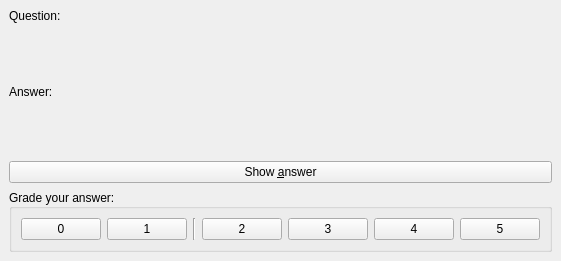
<?xml version="1.0" encoding="UTF-8"?>
<ui version="4.0">
 <class>ReviewWdgt</class>
 <widget class="QWidget" name="ReviewWdgt">
  <property name="geometry">
   <rect>
    <x>0</x>
    <y>0</y>
    <width>529</width>
    <height>259</height>
   </rect>
  </property>
  <property name="windowTitle">
   <string/>
  </property>
  <layout class="QVBoxLayout" name="verticalLayout_5">
   <property name="leftMargin">
    <number>0</number>
   </property>
   <property name="topMargin">
    <number>0</number>
   </property>
   <property name="rightMargin">
    <number>0</number>
   </property>
   <property name="bottomMargin">
    <number>0</number>
   </property>
   <item>
    <layout class="QVBoxLayout" name="vertical_layout">
     <property name="leftMargin">
      <number>9</number>
     </property>
     <property name="topMargin">
      <number>9</number>
     </property>
     <property name="rightMargin">
      <number>9</number>
     </property>
     <property name="bottomMargin">
      <number>9</number>
     </property>
     <item>
      <layout class="QVBoxLayout" name="question_box">
       <item>
        <widget class="QLabel" name="question_label">
         <property name="text">
          <string>Question:</string>
         </property>
        </widget>
       </item>
       <item>
        <widget class="QWebEngineView2" name="question" native="true">
         <property name="sizePolicy">
          <sizepolicy hsizetype="Expanding" vsizetype="Expanding">
           <horstretch>0</horstretch>
           <verstretch>0</verstretch>
          </sizepolicy>
         </property>
         <property name="minimumSize">
          <size>
           <width>295</width>
           <height>50</height>
          </size>
         </property>
         <property name="focusPolicy">
          <enum>Qt::StrongFocus</enum>
         </property>
         <property name="acceptDrops">
          <bool>false</bool>
         </property>
         <property name="url" stdset="0">
          <url>
           <string>about:blank</string>
          </url>
         </property>
        </widget>
       </item>
      </layout>
     </item>
     <item>
      <layout class="QVBoxLayout" name="answer_box">
       <item>
        <widget class="QLabel" name="answer_label">
         <property name="text">
          <string>Answer:</string>
         </property>
        </widget>
       </item>
       <item>
        <widget class="QWebEngineView2" name="answer" native="true">
         <property name="sizePolicy">
          <sizepolicy hsizetype="Expanding" vsizetype="Expanding">
           <horstretch>0</horstretch>
           <verstretch>0</verstretch>
          </sizepolicy>
         </property>
         <property name="minimumSize">
          <size>
           <width>295</width>
           <height>50</height>
          </size>
         </property>
         <property name="focusPolicy">
          <enum>Qt::StrongFocus</enum>
         </property>
         <property name="acceptDrops">
          <bool>false</bool>
         </property>
         <property name="url" stdset="0">
          <url>
           <string>about:blank</string>
          </url>
         </property>
        </widget>
       </item>
      </layout>
     </item>
     <item>
      <widget class="QPushButton" name="show_button">
       <property name="text">
        <string>Show &amp;answer</string>
       </property>
      </widget>
     </item>
     <item>
      <widget class="QGroupBox" name="grades">
       <property name="title">
        <string>Grade your answer:</string>
       </property>
       <property name="alignment">
        <set>Qt::AlignLeading|Qt::AlignLeft|Qt::AlignVCenter</set>
       </property>
       <layout class="QVBoxLayout" name="_2">
        <item>
         <layout class="QHBoxLayout" name="horizontalLayout">
          <item>
           <widget class="QPushButton2" name="grade_0_button" native="true">
            <property name="text" stdset="0">
             <string>0</string>
            </property>
           </widget>
          </item>
          <item>
           <widget class="QPushButton2" name="grade_1_button" native="true">
            <property name="text" stdset="0">
             <string>1</string>
            </property>
           </widget>
          </item>
          <item>
           <widget class="Line" name="line">
            <property name="orientation">
             <enum>Qt::Vertical</enum>
            </property>
           </widget>
          </item>
          <item>
           <widget class="QPushButton2" name="grade_2_button" native="true">
            <property name="text" stdset="0">
             <string>2</string>
            </property>
           </widget>
          </item>
          <item>
           <widget class="QPushButton2" name="grade_3_button" native="true">
            <property name="text" stdset="0">
             <string>3</string>
            </property>
           </widget>
          </item>
          <item>
           <widget class="QPushButton2" name="grade_4_button" native="true">
            <property name="text" stdset="0">
             <string>4</string>
            </property>
           </widget>
          </item>
          <item>
           <widget class="QPushButton2" name="grade_5_button" native="true">
            <property name="text" stdset="0">
             <string>5</string>
            </property>
           </widget>
          </item>
         </layout>
        </item>
       </layout>
      </widget>
     </item>
    </layout>
   </item>
  </layout>
 </widget>
 <customwidgets>
  <customwidget>
   <class>QWebEngineView2</class>
   <extends>QWidget</extends>
   <header>mnemosyne/pyqt_ui/qwebengineview2</header>
  </customwidget>
  <customwidget>
   <class>QPushButton2</class>
   <extends>QPushButton</extends>
   <header>mnemosyne/pyqt_ui/qpushbutton2</header>
  </customwidget>
 </customwidgets>
 <resources/>
 <connections>
  <connection>
   <sender>show_button</sender>
   <signal>clicked()</signal>
   <receiver>ReviewWdgt</receiver>
   <slot>show_answer()</slot>
   <hints>
    <hint type="sourcelabel">
     <x>164</x>
     <y>283</y>
    </hint>
    <hint type="destinationlabel">
     <x>164</x>
     <y>194</y>
    </hint>
   </hints>
  </connection>
 </connections>
</ui>
